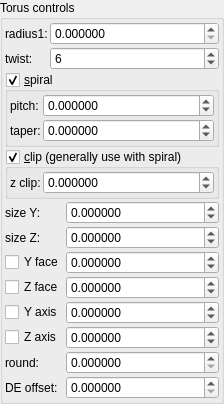
    <widget class="QGroupBox" name="groupBox">
     <property name="title">
      <string>Torus controls</string>
     </property>
     <layout class="QVBoxLayout" name="verticalLayout_3" stretch="0,0,0,0">
      <property name="spacing">
       <number>2</number>
      </property>
      <property name="leftMargin">
       <number>2</number>
      </property>
      <property name="topMargin">
       <number>2</number>
      </property>
      <property name="rightMargin">
       <number>2</number>
      </property>
      <property name="bottomMargin">
       <number>2</number>
      </property>
      <item>
       <layout class="QGridLayout" name="gridLayout_52" columnstretch="0,1">
        <property name="spacing">
         <number>2</number>
        </property>
        <item row="1" column="0">
         <widget class="QLabel" name="label_10">
          <property name="text">
           <string>twist:</string>
          </property>
         </widget>
        </item>
        <item row="1" column="1">
         <widget class="MySpinBox" name="spinboxInt_transf_int_6">
          <property name="sizePolicy">
           <sizepolicy hsizetype="Minimum" vsizetype="Maximum">
            <horstretch>0</horstretch>
            <verstretch>0</verstretch>
           </sizepolicy>
          </property>
          <property name="font">
           <font>
            <weight>50</weight>
            <bold>false</bold>
           </font>
          </property>
          <property name="minimum">
           <number>0</number>
          </property>
          <property name="maximum">
           <number>999</number>
          </property>
          <property name="value">
           <number>6</number>
          </property>
         </widget>
        </item>
        <item row="0" column="0">
         <widget class="QLabel" name="label_11">
          <property name="text">
           <string>radius1:</string>
          </property>
         </widget>
        </item>
        <item row="0" column="1">
         <widget class="MyDoubleSpinBox" name="spinbox_transf_radius_1">
          <property name="sizePolicy">
           <sizepolicy hsizetype="Minimum" vsizetype="Maximum">
            <horstretch>0</horstretch>
            <verstretch>0</verstretch>
           </sizepolicy>
          </property>
          <property name="prefix">
           <string/>
          </property>
          <property name="suffix">
           <string/>
          </property>
          <property name="decimals">
           <number>6</number>
          </property>
          <property name="minimum">
           <double>0.000000000000000</double>
          </property>
          <property name="maximum">
           <double>99.998999999999995</double>
          </property>
          <property name="singleStep">
           <double>0.100000000000000</double>
          </property>
         </widget>
        </item>
       </layout>
      </item>
      <item>
       <widget class="MyGroupBox" name="groupCheck_transf_function_enabledA_false">
        <property name="title">
         <string>&amp;spiral</string>
        </property>
        <property name="checkable">
         <bool>true</bool>
        </property>
        <layout class="QVBoxLayout" name="verticalLayout_12" stretch="0">
         <property name="spacing">
          <number>2</number>
         </property>
         <property name="leftMargin">
          <number>2</number>
         </property>
         <property name="topMargin">
          <number>2</number>
         </property>
         <property name="rightMargin">
          <number>2</number>
         </property>
         <property name="bottomMargin">
          <number>2</number>
         </property>
         <item>
          <layout class="QGridLayout" name="gridLayout_54" columnstretch="0,1">
           <property name="spacing">
            <number>2</number>
           </property>
           <item row="0" column="0">
            <widget class="QLabel" name="label_30">
             <property name="text">
              <string>pitch:</string>
             </property>
            </widget>
           </item>
           <item row="1" column="1">
            <widget class="MyDoubleSpinBox" name="spinbox_transf_scaleC_0">
             <property name="sizePolicy">
              <sizepolicy hsizetype="Minimum" vsizetype="Maximum">
               <horstretch>0</horstretch>
               <verstretch>0</verstretch>
              </sizepolicy>
             </property>
             <property name="prefix">
              <string/>
             </property>
             <property name="suffix">
              <string/>
             </property>
             <property name="decimals">
              <number>6</number>
             </property>
             <property name="minimum">
              <double>-99.998999999999995</double>
             </property>
             <property name="maximum">
              <double>99.998999999999995</double>
             </property>
             <property name="singleStep">
              <double>0.100000000000000</double>
             </property>
            </widget>
           </item>
           <item row="0" column="1">
            <widget class="MyDoubleSpinBox" name="spinbox_transf_offset_02">
             <property name="sizePolicy">
              <sizepolicy hsizetype="Minimum" vsizetype="Maximum">
               <horstretch>0</horstretch>
               <verstretch>0</verstretch>
              </sizepolicy>
             </property>
             <property name="prefix">
              <string/>
             </property>
             <property name="suffix">
              <string/>
             </property>
             <property name="decimals">
              <number>6</number>
             </property>
             <property name="minimum">
              <double>-99.998999999999995</double>
             </property>
             <property name="maximum">
              <double>99.998999999999995</double>
             </property>
             <property name="singleStep">
              <double>0.100000000000000</double>
             </property>
            </widget>
           </item>
           <item row="1" column="0">
            <widget class="QLabel" name="label_26">
             <property name="text">
              <string>taper:</string>
             </property>
            </widget>
           </item>
          </layout>
         </item>
        </layout>
       </widget>
      </item>
      <item>
       <widget class="MyGroupBox" name="groupCheck_transf_function_enabledE_false">
        <property name="title">
         <string>&amp;clip (generally use with spiral)</string>
        </property>
        <property name="checkable">
         <bool>true</bool>
        </property>
        <layout class="QVBoxLayout" name="verticalLayout_13" stretch="0">
         <property name="spacing">
          <number>2</number>
         </property>
         <property name="leftMargin">
          <number>2</number>
         </property>
         <property name="topMargin">
          <number>2</number>
         </property>
         <property name="rightMargin">
          <number>2</number>
         </property>
         <property name="bottomMargin">
          <number>2</number>
         </property>
         <item>
          <layout class="QGridLayout" name="gridLayout_53" columnstretch="0,1">
           <property name="spacing">
            <number>2</number>
           </property>
           <item row="0" column="0">
            <widget class="QLabel" name="label_27">
             <property name="text">
              <string>z clip:</string>
             </property>
            </widget>
           </item>
           <item row="0" column="1">
            <widget class="MyDoubleSpinBox" name="spinbox_transf_offsetE_0">
             <property name="sizePolicy">
              <sizepolicy hsizetype="Minimum" vsizetype="Maximum">
               <horstretch>0</horstretch>
               <verstretch>0</verstretch>
              </sizepolicy>
             </property>
             <property name="prefix">
              <string/>
             </property>
             <property name="suffix">
              <string/>
             </property>
             <property name="decimals">
              <number>6</number>
             </property>
             <property name="minimum">
              <double>-99.998999999999995</double>
             </property>
             <property name="maximum">
              <double>99.998999999999995</double>
             </property>
             <property name="singleStep">
              <double>0.100000000000000</double>
             </property>
            </widget>
           </item>
          </layout>
         </item>
        </layout>
       </widget>
      </item>
      <item>
       <layout class="QGridLayout" name="gridLayout_55" columnstretch="0,1">
        <property name="spacing">
         <number>2</number>
        </property>
        <item row="1" column="0">
         <widget class="QLabel" name="label_21">
          <property name="text">
           <string>size Z:</string>
          </property>
         </widget>
        </item>
        <item row="1" column="1">
         <widget class="MyDoubleSpinBox" name="spinbox_transf_offset_p1">
          <property name="sizePolicy">
           <sizepolicy hsizetype="Minimum" vsizetype="Maximum">
            <horstretch>0</horstretch>
            <verstretch>0</verstretch>
           </sizepolicy>
          </property>
          <property name="prefix">
           <string/>
          </property>
          <property name="suffix">
           <string/>
          </property>
          <property name="decimals">
           <number>6</number>
          </property>
          <property name="minimum">
           <double>-100000.000000000000000</double>
          </property>
          <property name="maximum">
           <double>100000.000000000000000</double>
          </property>
          <property name="singleStep">
           <double>0.100000000000000</double>
          </property>
         </widget>
        </item>
        <item row="2" column="0">
         <widget class="MyCheckBox" name="checkBox_transf_function_enabledM_false">
          <property name="text">
           <string>Y face</string>
          </property>
         </widget>
        </item>
        <item row="3" column="1">
         <widget class="MyDoubleSpinBox" name="spinbox3_transf_scale3D_000_x">
          <property name="sizePolicy">
           <sizepolicy hsizetype="Minimum" vsizetype="Maximum">
            <horstretch>0</horstretch>
            <verstretch>0</verstretch>
           </sizepolicy>
          </property>
          <property name="prefix">
           <string/>
          </property>
          <property name="suffix">
           <string/>
          </property>
          <property name="decimals">
           <number>6</number>
          </property>
          <property name="minimum">
           <double>-99.998999999999995</double>
          </property>
          <property name="maximum">
           <double>99.998999999999995</double>
          </property>
          <property name="singleStep">
           <double>0.100000000000000</double>
          </property>
         </widget>
        </item>
        <item row="2" column="1">
         <widget class="MyDoubleSpinBox" name="spinbox_transf_scale_0">
          <property name="sizePolicy">
           <sizepolicy hsizetype="Minimum" vsizetype="Maximum">
            <horstretch>0</horstretch>
            <verstretch>0</verstretch>
           </sizepolicy>
          </property>
          <property name="prefix">
           <string/>
          </property>
          <property name="suffix">
           <string/>
          </property>
          <property name="decimals">
           <number>6</number>
          </property>
          <property name="minimum">
           <double>-99.998999999999995</double>
          </property>
          <property name="maximum">
           <double>99.998999999999995</double>
          </property>
          <property name="singleStep">
           <double>0.100000000000000</double>
          </property>
         </widget>
        </item>
        <item row="0" column="0">
         <widget class="QLabel" name="label_20">
          <property name="text">
           <string>size Y:</string>
          </property>
         </widget>
        </item>
        <item row="4" column="1">
         <widget class="MyDoubleSpinBox" name="spinbox3_transf_scale3D_000_y">
          <property name="sizePolicy">
           <sizepolicy hsizetype="Minimum" vsizetype="Maximum">
            <horstretch>0</horstretch>
            <verstretch>0</verstretch>
           </sizepolicy>
          </property>
          <property name="prefix">
           <string/>
          </property>
          <property name="suffix">
           <string/>
          </property>
          <property name="decimals">
           <number>6</number>
          </property>
          <property name="minimum">
           <double>-99.998999999999995</double>
          </property>
          <property name="maximum">
           <double>99.998999999999995</double>
          </property>
          <property name="singleStep">
           <double>0.100000000000000</double>
          </property>
         </widget>
        </item>
        <item row="3" column="0">
         <widget class="MyCheckBox" name="checkBox_transf_function_enabledN_false">
          <property name="text">
           <string>Z face</string>
          </property>
         </widget>
        </item>
        <item row="4" column="0">
         <widget class="MyCheckBox" name="checkBox_transf_function_enabledO_false">
          <property name="text">
           <string>Y axis</string>
          </property>
         </widget>
        </item>
        <item row="5" column="0">
         <widget class="MyCheckBox" name="checkBox_transf_function_enabledK_false">
          <property name="text">
           <string>Z axis</string>
          </property>
         </widget>
        </item>
        <item row="6" column="1">
         <widget class="MyDoubleSpinBox" name="spinbox_transf_offset_0005">
          <property name="sizePolicy">
           <sizepolicy hsizetype="Minimum" vsizetype="Maximum">
            <horstretch>0</horstretch>
            <verstretch>0</verstretch>
           </sizepolicy>
          </property>
          <property name="prefix">
           <string/>
          </property>
          <property name="suffix">
           <string/>
          </property>
          <property name="decimals">
           <number>6</number>
          </property>
          <property name="minimum">
           <double>0.000000000000000</double>
          </property>
          <property name="maximum">
           <double>10.000000000000000</double>
          </property>
          <property name="singleStep">
           <double>0.050000000000000</double>
          </property>
         </widget>
        </item>
        <item row="0" column="1">
         <widget class="MyDoubleSpinBox" name="spinbox_transf_offset_01">
          <property name="sizePolicy">
           <sizepolicy hsizetype="Minimum" vsizetype="Maximum">
            <horstretch>0</horstretch>
            <verstretch>0</verstretch>
           </sizepolicy>
          </property>
          <property name="prefix">
           <string/>
          </property>
          <property name="suffix">
           <string/>
          </property>
          <property name="decimals">
           <number>6</number>
          </property>
          <property name="minimum">
           <double>-100000.000000000000000</double>
          </property>
          <property name="maximum">
           <double>100000.000000000000000</double>
          </property>
          <property name="singleStep">
           <double>0.100000000000000</double>
          </property>
         </widget>
        </item>
        <item row="5" column="1">
         <widget class="MyDoubleSpinBox" name="spinbox3_transf_scale3D_000_z">
          <property name="sizePolicy">
           <sizepolicy hsizetype="Minimum" vsizetype="Maximum">
            <horstretch>0</horstretch>
            <verstretch>0</verstretch>
           </sizepolicy>
          </property>
          <property name="prefix">
           <string/>
          </property>
          <property name="suffix">
           <string/>
          </property>
          <property name="decimals">
           <number>6</number>
          </property>
          <property name="minimum">
           <double>-99.998999999999995</double>
          </property>
          <property name="maximum">
           <double>99.998999999999995</double>
          </property>
          <property name="singleStep">
           <double>0.100000000000000</double>
          </property>
         </widget>
        </item>
        <item row="7" column="1">
         <widget class="MyDoubleSpinBox" name="spinbox_analyticDE_offset_0">
          <property name="sizePolicy">
           <sizepolicy hsizetype="Minimum" vsizetype="Maximum">
            <horstretch>0</horstretch>
            <verstretch>0</verstretch>
           </sizepolicy>
          </property>
          <property name="prefix">
           <string/>
          </property>
          <property name="suffix">
           <string/>
          </property>
          <property name="decimals">
           <number>6</number>
          </property>
          <property name="minimum">
           <double>0.000000000000000</double>
          </property>
          <property name="maximum">
           <double>99.989999999999995</double>
          </property>
          <property name="singleStep">
           <double>0.100000000000000</double>
          </property>
         </widget>
        </item>
        <item row="6" column="0">
         <widget class="QLabel" name="label_64">
          <property name="text">
           <string>round:</string>
          </property>
         </widget>
        </item>
        <item row="7" column="0">
         <widget class="QLabel" name="label_22">
          <property name="text">
           <string>DE offset:</string>
          </property>
         </widget>
        </item>
       </layout>
      </item>
     </layout>
    </widget>
